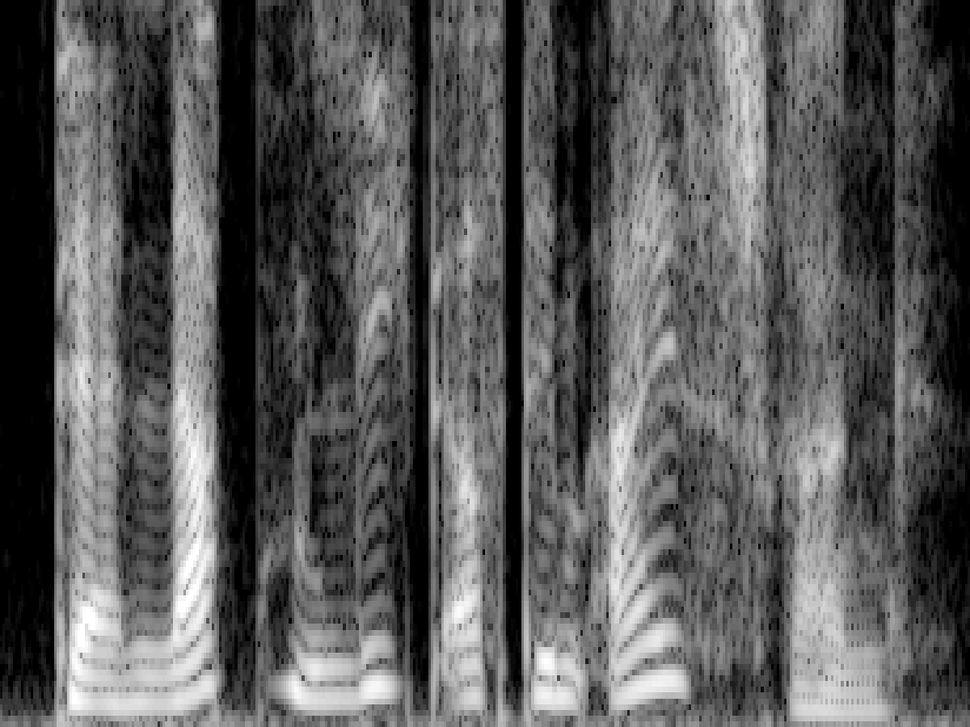
#> input picture 03a01Fa.png, 970 x 727 px, shrunk from 1200 x 900 before the run
$ python gradienty.py
#> lines starting #> are read from the running program, lines starting #| are printed output that depends on the picture
import numpy as np
import cv2 as cv
import pylab
from matplotlib import pyplot as plt

img = cv.imread('03a01Fa.png',0)
#> img is the input picture: shape (727, 970); min 0, max 255, mean 89.2

#sobely = cv.Sobel(img,cv.CV_64F,0,1,ksize= 5)
sobelx = cv.Sobel(img,cv.CV_64F,1,0,ksize=5)
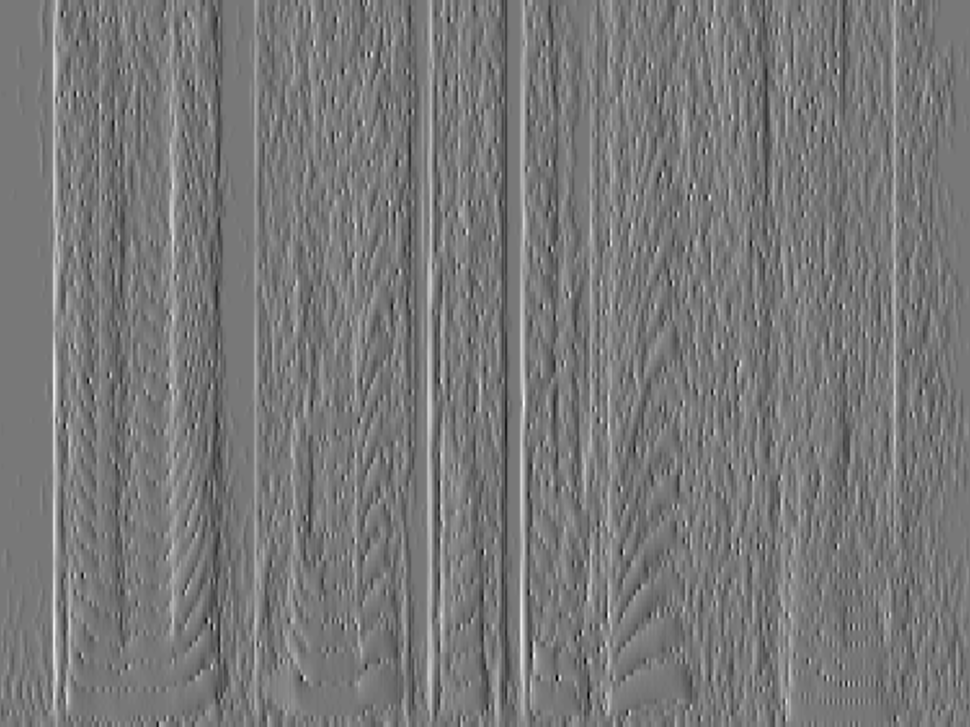
#> sobelx: shape (727, 970) float64; min -6436, max 7184, mean 0.7; drawn with min black and max white
#laplacian = cv.Laplacian(img, cv.CV_64F)

fig = plt.figure(frameon = False)
plt.imshow(sobelx, cmap = 'gray')
#plt.title('Sobel Y')
plt.xticks([]), plt.yticks([])
#plt.show()
fig.savefig('03a01Fay.png', bbox_inches= 'tight', pad_inches=0)

$ run again, with digit_0.png copied over 03a01Fa.png
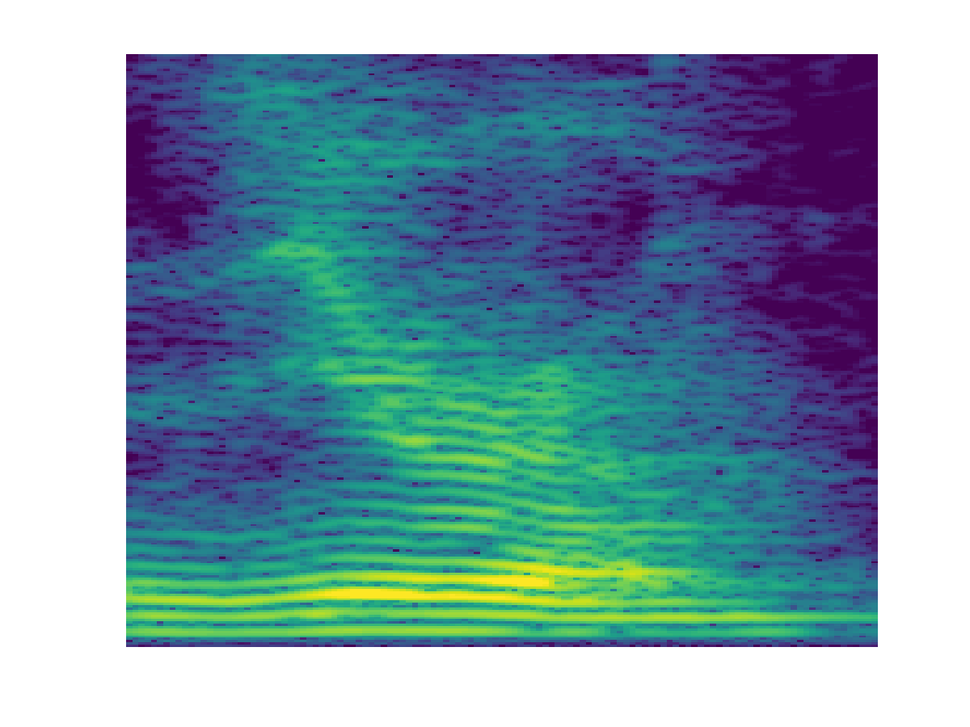
#> input picture digit_0.png, 970 x 727 px, shrunk from 1200 x 900 before the run
#> `img = cv.imread('03a01Fa.png',0)`:
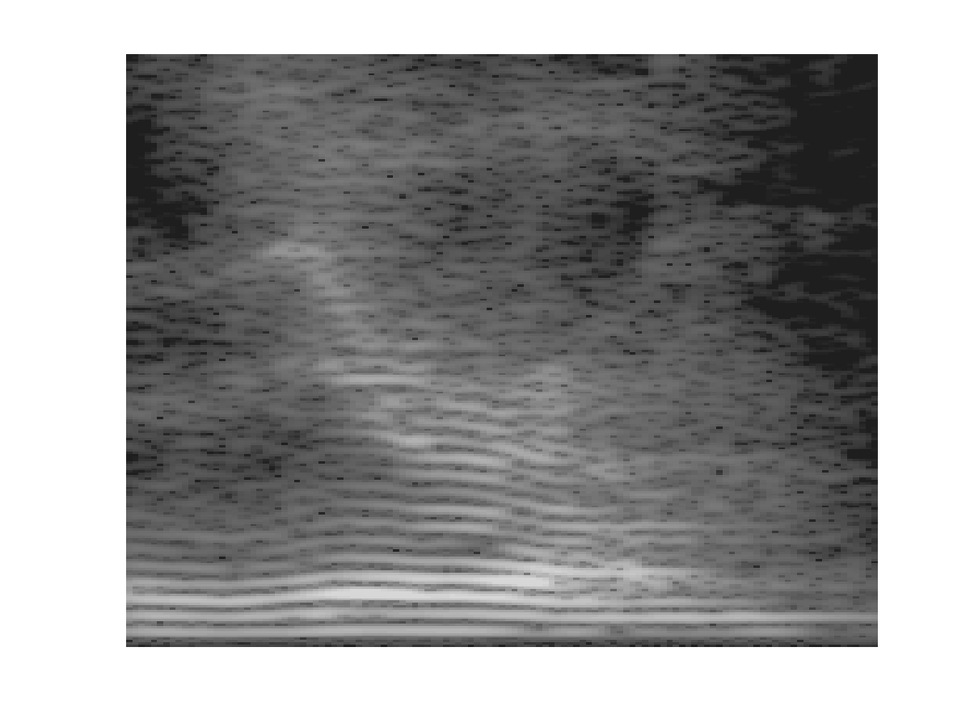
#> img: shape (727, 970); min 24, max 255, mean 152.8
#> `sobelx = cv.Sobel(img,cv.CV_64F,1,0,ksize=5)`:
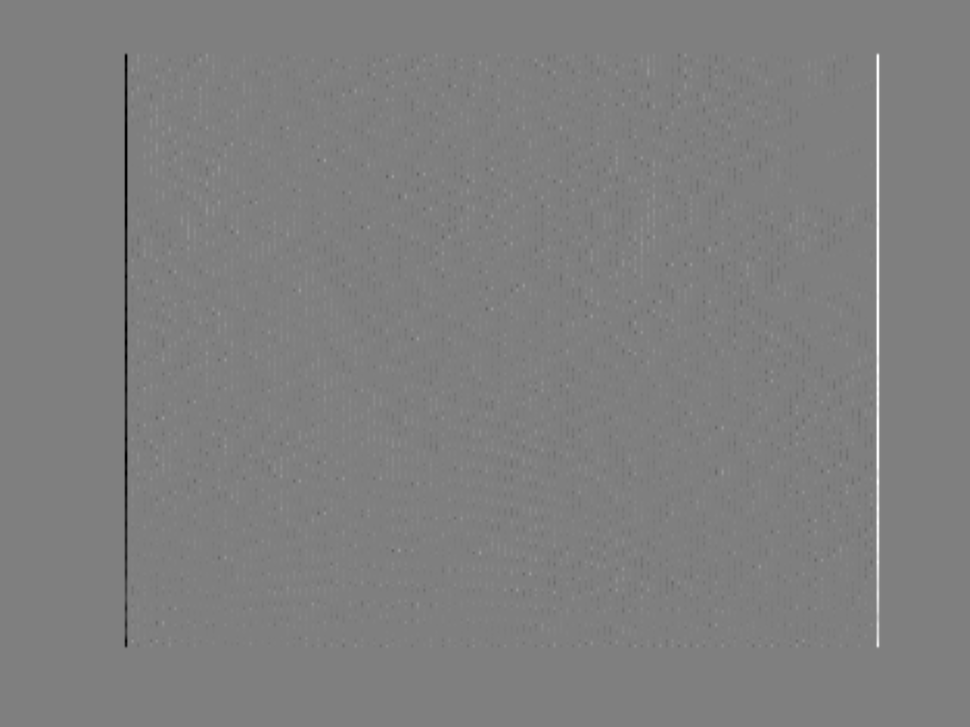
#> sobelx: shape (727, 970) float64; min -10865, max 10835, mean 0; drawn with min black and max white
